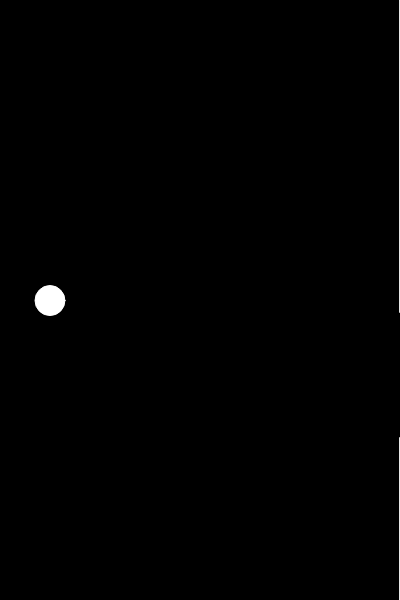
Frame 1 (no input)
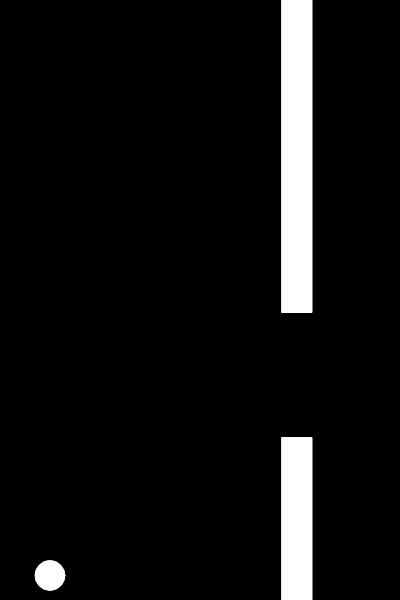
Frame 60 (no input)
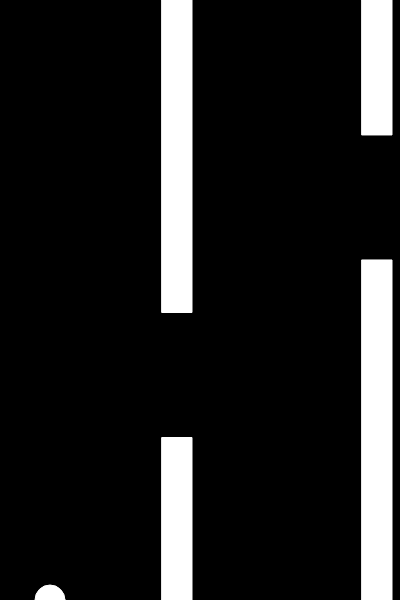
Frame 120 (the mouse pressed at the canvas centre since frame 60)

The p5.js sketch that drew these frames (run headless with seeded random() and noise() and a simulated clock; from frame 60 on, the mouse is pressed at the canvas centre):

// p5.js sketch
// ── sketch.js
var bird;
var pipes = [];
function setup() {
    createCanvas(400, 600);
    bird = new Bird;
    pipes.push(new Pipe());
}

function draw() {
    background(0);
    for(var i = pipes.length-1; i >= 0; i--) {
        pipes[i].show();
        pipes[i].update();

if (pipes[i].hits(bird)) {
    console.log("hit");
}

        if (pipes[i].offscreen()) {
            pipes.splice(i,1);
        }
    }

    bird.update();
    bird.show();

    if (frameCount % 100 == 0) {
        pipes.push(new Pipe());
    }

}

function keyPressed() {
    if (key == ' ') {
        // console.log("space");
        bird.up();
    }
}


// ── bird.js
function Bird() {
    this.y = height/2;
    this.x = 50;
    this.gravity = 0.6;
    this.lift = -15;
    this.velocity = 0;
    this.show = function() {
        fill(255);
        ellipse(this.x, this.y, 30, 30);
    }
    this.up = function() {
        this.velocity += this.lift;
    }
    this.update = function()  {
        this.velocity += this.gravity;
        this.velocity*=0.9;
        this.y += this.velocity;
        if (this.y > height) {
            this.y = height;
            this.velocity = 0;
        }
        if (this.y < 0) {
            this.y = 0;
            this.velocity = 0;
        }

    }
}

// ── pipe.js
function Pipe () {
    let spacing = 125;
    let centery = random(spacing, height-spacing);


    this.top = centery-spacing/2;
    this.bottom = height - (centery+spacing/2);
    this.x = width;
    this.w = 30;
    this.speed = 2;

    this.highlight = false;
    this.hits = function(bird) {
        if (bird.y < this.top || bird.y > height - this.bottom) {
            if (bird.x > this.x && bird.x < this.x+this.w) {
                this.highlight = true;
                return true;
            }
        }
        this.highlight = false;
        return false;
    }

    this.show = function() {
        stroke(255);
        fill(255);
        if (this.highlight) {
            fill(255,0,0);
        }
        rect(this.x,0,this.w,this.top);
        rect(this.x, height-this.bottom, this.w, this.bottom);
    }
    this.update = function() {
        this.x -= this.speed;
    }
    this.offscreen = function() {
        if (this.x < -this.w) {
            return true;
        } else {
            return false;
        }
    }
}
